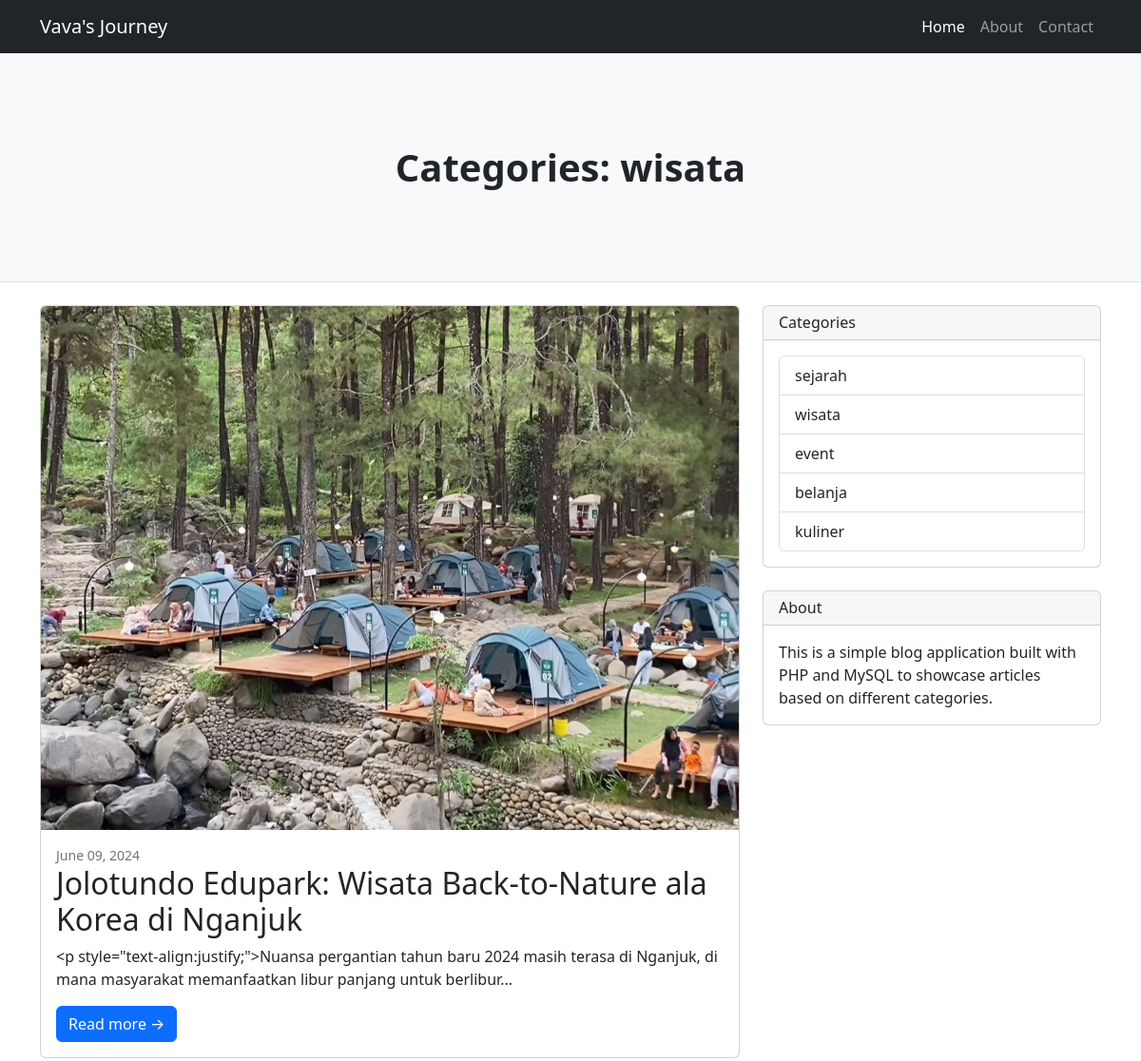
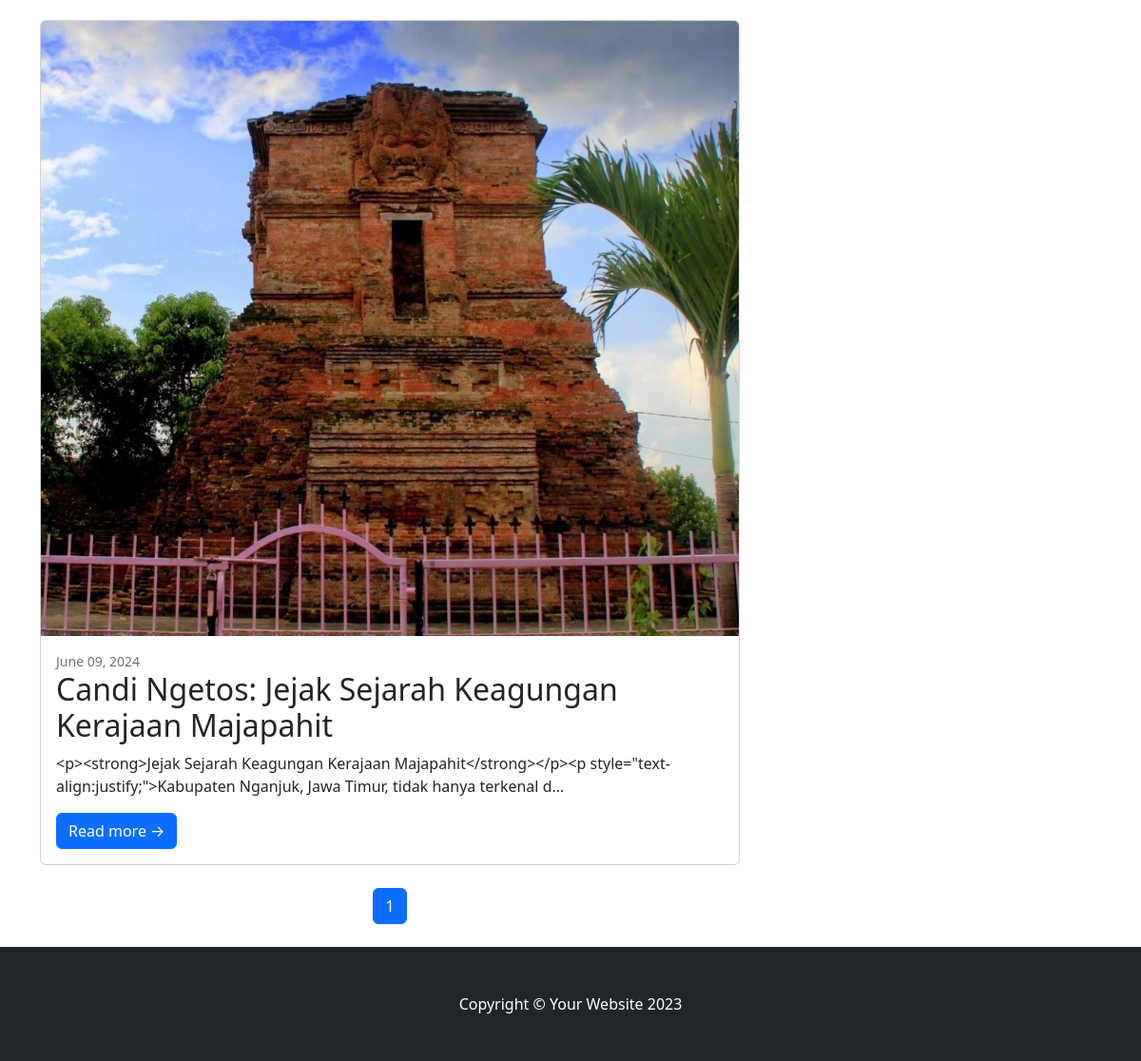
/category.php?id=2, run on the app's committed database (2 pictures, top to bottom).
### tables this page shows
CREATE TABLE IF NOT EXISTS `kategori` (
  `id_kategori` int NOT NULL AUTO_INCREMENT,
  `nama_kategori` varchar(50) NOT NULL,
  `keterangan` varchar(200) NOT NULL,
  PRIMARY KEY (`id_kategori`) USING BTREE
);

CREATE TABLE IF NOT EXISTS `artikel` (
  `id_artikel` int NOT NULL AUTO_INCREMENT,
  `tanggal` timestamp NOT NULL,
  `judul` varchar(300) NOT NULL,
  `penulis` varchar(300) NOT NULL,
  `kategori` varchar(300) NOT NULL,
  `isi` text NOT NULL,
  `gambar` varchar(300) NOT NULL,
  PRIMARY KEY (`id_artikel`)
);

### category.php (the view, shortened to what this page needs)
<?php
include 'admin/connection.php';
$id_kategori = isset($_GET['id']) ? (int)$_GET['id'] : 0;
$artikel_per_halaman = 3;
$halaman_sekarang = isset($_GET['halaman']) ? (int)$_GET['halaman'] : 1;
$mulai = ($halaman_sekarang - 1) * $artikel_per_halaman;
$query = "SELECT * FROM artikel WHERE kategori = $id_kategori ORDER BY tanggal DESC LIMIT $mulai, $artikel_per_halaman";
$article_result = mysqli_query($koneksi, $query);
$total_artikel_query = "SELECT COUNT(*) AS total FROM artikel WHERE kategori = $id_kategori";
$total_artikel_result = mysqli_query($koneksi, $total_artikel_query);
$total_artikel = mysqli_fetch_assoc($total_artikel_result)['total'];
$total_halaman = ceil($total_artikel / $artikel_per_halaman);
?>
<!DOCTYPE html>
<html lang="en">
<head>
    <link href="css/styles.css" rel="stylesheet" />
</head>
<body>
    <nav class="navbar navbar-expand-lg navbar-dark bg-dark">
        <div class="container">
            <a class="navbar-brand" href="index.php">Vava's Journey</a>
            <div class="collapse navbar-collapse" id="navbarSupportedContent">
                <ul class="navbar-nav ms-auto mb-2 mb-lg-0">
                    <li class="nav-item"><a class="nav-link active" aria-current="page" href="index.php">Home</a></li>
                    <li class="nav-item"><a class="nav-link" href="#">About</a></li>
                    <li class="nav-item"><a class="nav-link" href="#">Contact</a></li>
                </ul>
            </div>
        </div>
    </nav>
    <header class="py-5 bg-light border-bottom mb-4">
        <div class="container">
            <div class="text-center my-5">
                <h1 class="fw-bolder">Categories:
                    <?php
                        $category_name_query = "SELECT nama_kategori FROM kategori WHERE id_kategori = $id_kategori";
                        $category_name_result = mysqli_query($koneksi, $category_name_query);
                        $category_name = mysqli_fetch_assoc($category_name_result)['nama_kategori'];
                        echo htmlspecialchars($category_name);
                    ?>
                </h1>
            </div>
        </div>
    </header>
    <div class="container">
        <div class="row">
            <div class="col-lg-8">
                <?php
                if (mysqli_num_rows($article_result) > 0) {
                    while ($row = mysqli_fetch_assoc($article_result)) {
                        echo '<div class="card mb-4">';
                        echo '<a href="detail.php?id=' . $row['id_artikel'] . '"><img class="card-img-top" src="admin/' . $row['gambar'] . '" alt="' . htmlspecialchars($row['judul']) . '" /></a>';
                        echo '<div class="card-body">';
                        echo '<div class="small text-muted">' . date("F d, Y", strtotime($row['tanggal'])) . '</div>';
                        echo '<h2 class="card-title">' . htmlspecialchars($row['judul']) . '</h2>';
                        echo '<p class="card-text">' . htmlspecialchars(substr($row['isi'], 0, 150)) . '...</p>';
                        echo '<a class="btn btn-primary" href="detail.php?id=' . $row['id_artikel'] . '">Read more →</a>';
                        echo '</div>';
                        echo '</div>';
                    }
                } else {
                    echo '<p>No articles found in this category</p>';
                }
                ?>
                <nav aria-label="Pagination">
                    <ul class="pagination justify-content-center my-4">
                        <?php for ($i = 1; $i <= $total_halaman; $i++) : ?>
                            <li class="page-item <?= $i == $halaman_sekarang ? 'active' : ''; ?>"><a class="page-link" href="?id=<?= $id_kategori ?>&halaman=<?= $i; ?>"><?= $i; ?></a></li>
                        <?php endfor; ?>
                    </ul>
                </nav>
            </div>
            <div class="col-lg-4">
                <div class="card mb-4">
                    <div class="card-header">
                        <h6 class="card-title mb-0">Categories</h6>
                    </div>
                    <div class="card-body">
                        <div class="row">
                            <div class="col-sm-12">
                                <div class="list-group">
                                    <?php
                                    $category_query = "SELECT * FROM kategori";
                                    $category_result = mysqli_query($koneksi, $category_query);
                                    if (mysqli_num_rows($category_result) > 0) {
                                        while ($row_kategori = mysqli_fetch_assoc($category_result)) {
                                            echo '<a href="category.php?id=' . $row_kategori['id_kategori'] . '" class="list-group-item list-group-item-action">';
                                            echo '<i class="bi bi-tag-fill text-primary"></i> ' . htmlspecialchars($row_kategori['nama_kategori']);
                                            echo '</a>';
                                        }
                                    } else {
                                        echo '<a href="#" class="list-group-item list-group-item-action disabled" aria-disabled="true">No categories found</a>';
                                    }
                                    ?>
                                </div>
                            </div>
                        </div>
                    </div>
                </div>
                <div class="card mb-4">
                    <div class="card-header">
                        <h6 class="card-title mb-0">About</h6>
                    </div>
                    <div class="card-body">
                        <p class="mb-0">This is a simple blog application built with PHP and MySQL to showcase articles based on different categories.</p>
                    </div>
                </div>
            </div>
        </div>
    </div>
    <footer class="py-5 bg-dark">
        <div class="container">
            <p class="m-0 text-center text-white">Copyright &copy; Your Website 2023</p>
        </div>
    </footer>
</body>
</html>

### data on the page
kategori: nama_kategori "wisata"
artikel: gambar (picture), tanggal "June 09, 2024", judul "Jolotundo Edupark: Wisata Back-to-Nature ala Korea di Nganjuk", isi "<p style=\"text-align:justify;\">Nuansa pergantian tahun baru 2024 masih terasa di Nganjuk, di mana masyarakat memanfaatkan libur panjang untuk berlibur"
artikel: gambar (picture), tanggal "June 09, 2024", judul "Candi Ngetos: Jejak Sejarah Keagungan Kerajaan Majapahit", isi "<p><strong>Jejak Sejarah Keagungan Kerajaan Majapahit</strong></p><p style=\"text-align:justify;\">Kabupaten Nganjuk, Jawa Timur, tidak hanya terkenal d"
kategori: nama_kategori "sejarah"
kategori: nama_kategori "event"
kategori: nama_kategori "belanja"
kategori: nama_kategori "kuliner"
